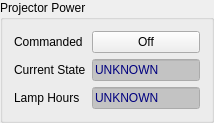
       <widget class="QGroupBox" name="groupBoxProjector">
        <property name="toolTip">
         <string>Control &amp; Status of the Projector's power state.</string>
        </property>
        <property name="title">
         <string>Projector Power</string>
        </property>
        <layout class="QGridLayout" name="gridLayout" rowstretch="0,0,0">
         <item row="0" column="0">
          <widget class="QLabel" name="label_2">
           <property name="text">
            <string>Commanded</string>
           </property>
          </widget>
         </item>
         <item row="0" column="1">
          <widget class="QPushButton" name="pushButtonProjPower">
           <property name="toolTip">
            <string>Toggle desired projector state on/off</string>
           </property>
           <property name="whatsThis">
            <string>Toggling to &quot;Commanded On&quot; will begin the turn on and warm up process.  Once powered on, commanding power Off will start the cool down and turn off process.</string>
           </property>
           <property name="text">
            <string>Off</string>
           </property>
           <property name="checkable">
            <bool>true</bool>
           </property>
           <property name="checked">
            <bool>false</bool>
           </property>
           <property name="flat">
            <bool>false</bool>
           </property>
          </widget>
         </item>
         <item row="1" column="0">
          <widget class="QLabel" name="label_3">
           <property name="text">
            <string>Current State</string>
           </property>
          </widget>
         </item>
         <item row="1" column="1">
          <widget class="QLineEdit" name="lineEditProjState">
           <property name="enabled">
            <bool>true</bool>
           </property>
           <property name="sizePolicy">
            <sizepolicy hsizetype="MinimumExpanding" vsizetype="Fixed">
             <horstretch>0</horstretch>
             <verstretch>0</verstretch>
            </sizepolicy>
           </property>
           <property name="minimumSize">
            <size>
             <width>65</width>
             <height>0</height>
            </size>
           </property>
           <property name="palette">
            <palette>
             <active>
              <colorrole role="Text">
               <brush brushstyle="SolidPattern">
                <color alpha="255">
                 <red>0</red>
                 <green>0</green>
                 <blue>127</blue>
                </color>
               </brush>
              </colorrole>
              <colorrole role="Base">
               <brush brushstyle="SolidPattern">
                <color alpha="255">
                 <red>195</red>
                 <green>195</green>
                 <blue>195</blue>
                </color>
               </brush>
              </colorrole>
             </active>
             <inactive>
              <colorrole role="Text">
               <brush brushstyle="SolidPattern">
                <color alpha="255">
                 <red>0</red>
                 <green>0</green>
                 <blue>127</blue>
                </color>
               </brush>
              </colorrole>
              <colorrole role="Base">
               <brush brushstyle="SolidPattern">
                <color alpha="255">
                 <red>195</red>
                 <green>195</green>
                 <blue>195</blue>
                </color>
               </brush>
              </colorrole>
             </inactive>
             <disabled>
              <colorrole role="Text">
               <brush brushstyle="SolidPattern">
                <color alpha="255">
                 <red>120</red>
                 <green>120</green>
                 <blue>120</blue>
                </color>
               </brush>
              </colorrole>
              <colorrole role="Base">
               <brush brushstyle="SolidPattern">
                <color alpha="255">
                 <red>240</red>
                 <green>240</green>
                 <blue>240</blue>
                </color>
               </brush>
              </colorrole>
             </disabled>
            </palette>
           </property>
           <property name="toolTip">
            <string>Current power state of the printer's DLP Projector</string>
           </property>
           <property name="whatsThis">
            <string>Current power state of the printer's DLP Projector</string>
           </property>
           <property name="text">
            <string>UNKNOWN</string>
           </property>
           <property name="readOnly">
            <bool>true</bool>
           </property>
          </widget>
         </item>
         <item row="2" column="0">
          <widget class="QLabel" name="label">
           <property name="text">
            <string>Lamp Hours</string>
           </property>
          </widget>
         </item>
         <item row="2" column="1">
          <widget class="QLineEdit" name="lineEditLampHrs">
           <property name="enabled">
            <bool>true</bool>
           </property>
           <property name="sizePolicy">
            <sizepolicy hsizetype="MinimumExpanding" vsizetype="Fixed">
             <horstretch>0</horstretch>
             <verstretch>0</verstretch>
            </sizepolicy>
           </property>
           <property name="minimumSize">
            <size>
             <width>65</width>
             <height>0</height>
            </size>
           </property>
           <property name="palette">
            <palette>
             <active>
              <colorrole role="Text">
               <brush brushstyle="SolidPattern">
                <color alpha="255">
                 <red>0</red>
                 <green>0</green>
                 <blue>127</blue>
                </color>
               </brush>
              </colorrole>
              <colorrole role="Base">
               <brush brushstyle="SolidPattern">
                <color alpha="255">
                 <red>195</red>
                 <green>195</green>
                 <blue>195</blue>
                </color>
               </brush>
              </colorrole>
             </active>
             <inactive>
              <colorrole role="Text">
               <brush brushstyle="SolidPattern">
                <color alpha="255">
                 <red>0</red>
                 <green>0</green>
                 <blue>127</blue>
                </color>
               </brush>
              </colorrole>
              <colorrole role="Base">
               <brush brushstyle="SolidPattern">
                <color alpha="255">
                 <red>195</red>
                 <green>195</green>
                 <blue>195</blue>
                </color>
               </brush>
              </colorrole>
             </inactive>
             <disabled>
              <colorrole role="Text">
               <brush brushstyle="SolidPattern">
                <color alpha="255">
                 <red>120</red>
                 <green>120</green>
                 <blue>120</blue>
                </color>
               </brush>
              </colorrole>
              <colorrole role="Base">
               <brush brushstyle="SolidPattern">
                <color alpha="255">
                 <red>240</red>
                 <green>240</green>
                 <blue>240</blue>
                </color>
               </brush>
              </colorrole>
             </disabled>
            </palette>
           </property>
           <property name="toolTip">
            <string>Total Lamp Hours, as reported by the printer's projector (when powered on).</string>
           </property>
           <property name="whatsThis">
            <string>Total Lamp Hours, as reported by the printer's projector (when powered on).  If the lamp is replaced, follow the projector's instruction manual to reset the it's hour counter back to zero.</string>
           </property>
           <property name="text">
            <string>UNKNOWN</string>
           </property>
           <property name="readOnly">
            <bool>true</bool>
           </property>
          </widget>
         </item>
        </layout>
       </widget>
